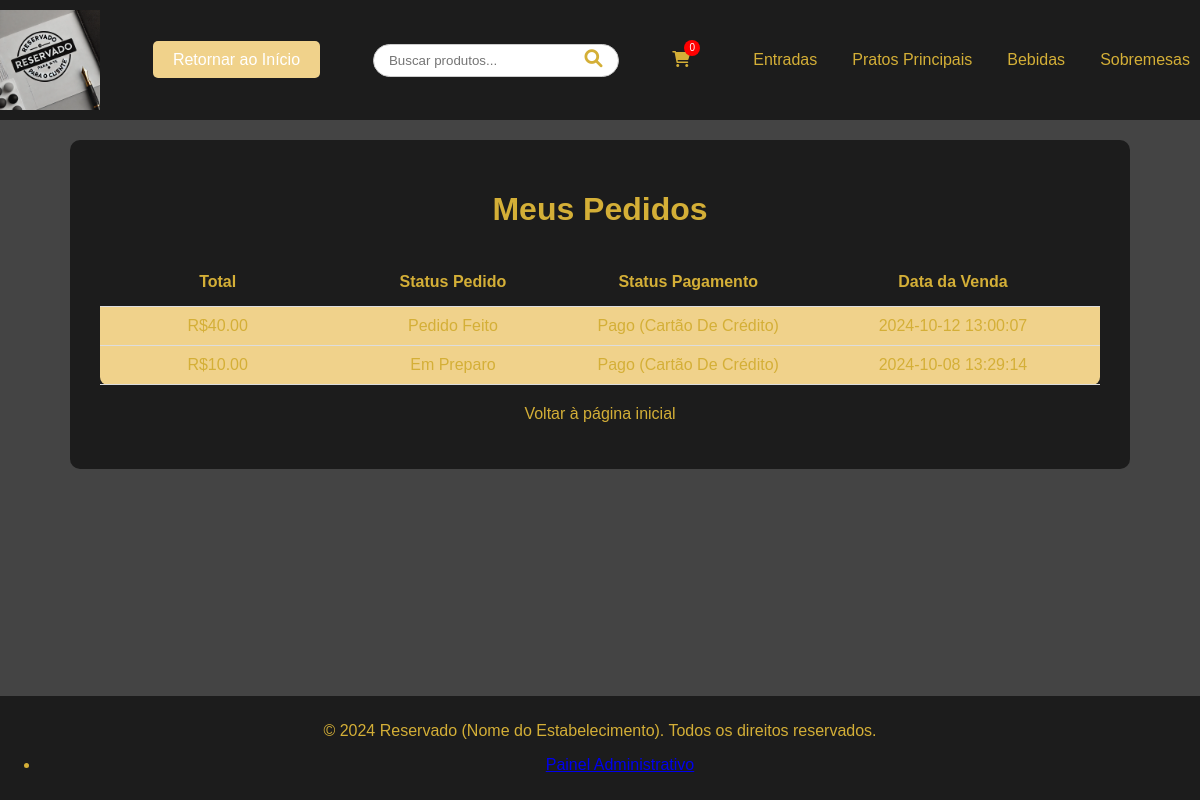
The app's page /meus_pedidos.php (signed in), older data.
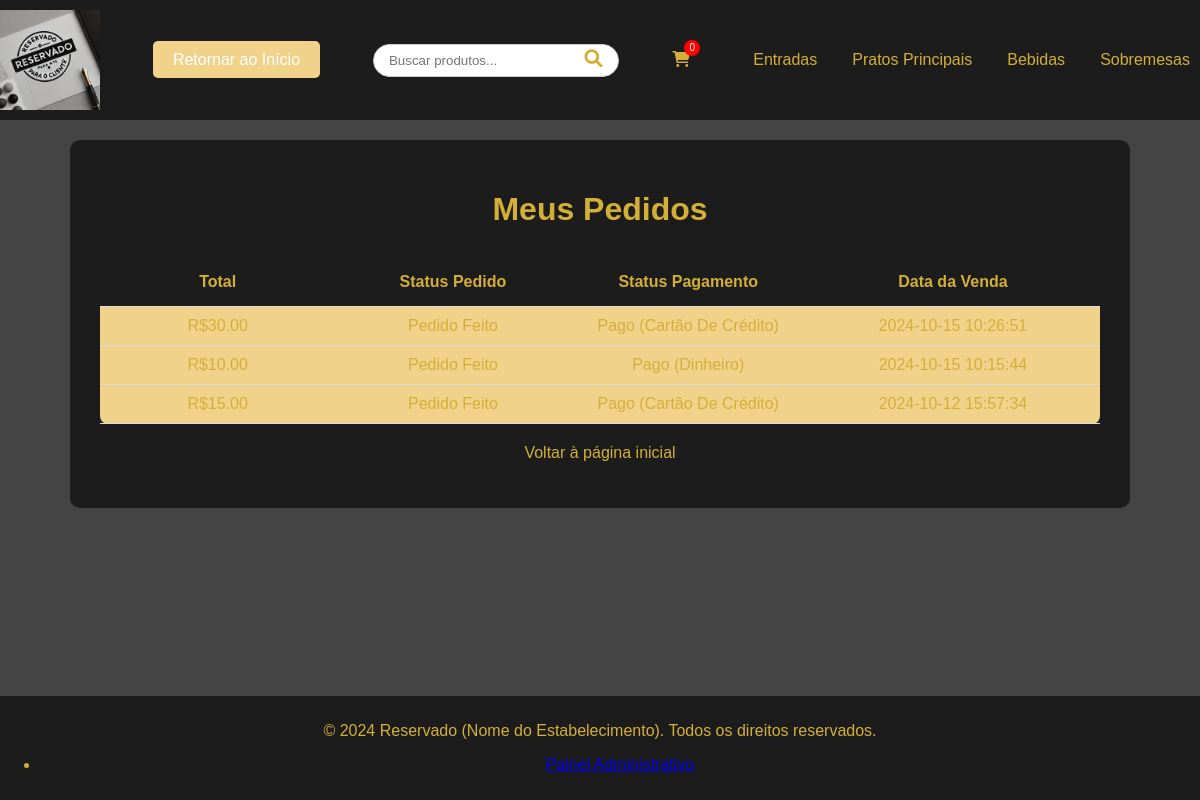
The same page, newer data.
### tables this page shows
CREATE TABLE `vendas` (
  `id` int NOT NULL AUTO_INCREMENT,
  `cliente_id` int DEFAULT NULL,
  `data_venda` timestamp NULL DEFAULT CURRENT_TIMESTAMP,
  `total` decimal(10,2) NOT NULL,
  `status` enum('Pendente','Pago (Cartão De Crédito)','Pago (Pix)','Pago (Dinheiro)') DEFAULT 'Pendente',
  `status_pedido` enum('Pedido Feito','Em Preparo','Saiu para Entrega','Entregue') DEFAULT 'Pedido Feito',
  PRIMARY KEY (`id`),
  KEY `cliente_id` (`cliente_id`)
);

### config.php (called while the page is built, shortened)
<?php
$site_name = "Reservado (Nome do Estabelecimento)";
$sections = [
    "entradas" => [
        "title" => "Entradas",
        "url" => "sections/entradas.php"
    ],
    "principais" => [
        "title" => "Pratos Principais",
        "url" => "sections/principais.php"
    ],
    "bebidas" => [
        "title" => "Bebidas",
        "url" => "sections/bebidas.php"
    ],
    "sobremesas" => [
        "title" => "Sobremesas",
        "url" => "sections/sobremesas.php"
    ],
];

### meus_pedidos.php (the view, shortened to what this page needs)
<?php
include 'header.php';
require_once 'db/conexao.php';
$usuario_id = $_SESSION['user_id'];
$stmt = $pdo->prepare("
    SELECT total, status_pedido, status, data_venda
    FROM vendas
    WHERE cliente_id = ?
    ORDER BY data_venda DESC
");
$stmt->execute([$usuario_id]);
$pedidos = $stmt->fetchAll(PDO::FETCH_ASSOC);
?>
<!DOCTYPE html>
<html lang="pt-BR">
<head>
    <link rel="stylesheet" href="assets/css/style.css">
</head>
<body>
    <div class="container" style="padding: 30px; background-color: #1c1c1c; color: #d4af37; border-radius: 10px; max-width: 1000px; margin: 0 auto;">
        <h1 style="text-align: center; margin-bottom: 30px;">Meus Pedidos</h1>
        <div class="table-container">
            <table>
                <tr>
                    <th style="width: 20%;">Total</th>
                    <th style="width: 20%;">Status Pedido</th>
                    <th style="width: 20%;">Status Pagamento</th>
                    <th style="width: 25%;">Data da Venda</th>
                </tr>
                <?php if (!empty($pedidos)): ?>
                    <?php foreach ($pedidos as $pedido): ?>
                    <tr>
                        <td style="padding: 10px; border-bottom: 1px solid #ddd; text-align: center;">R$<?php echo htmlspecialchars($pedido['total']); ?></td>
                        <td style="padding: 10px; border-bottom: 1px solid #ddd; text-align: center;"><?php echo htmlspecialchars($pedido['status_pedido']); ?></td>
                        <td style="padding: 10px; border-bottom: 1px solid #ddd; text-align: center;"><?php echo htmlspecialchars($pedido['status']); ?></td>
                        <td style="padding: 10px; border-bottom: 1px solid #ddd; text-align: center;"><?php echo htmlspecialchars($pedido['data_venda']); ?></td>
                    </tr>
                    <?php endforeach; ?>
                <?php else: ?>
                    <tr>
                        <td colspan="4" style="padding: 15px; text-align: center;">Você ainda não fez nenhum pedido.</td>
                    </tr>
                <?php endif; ?>
            </table>
        </div>
        <p style="text-align: center; margin-top: 20px;">
            <a href="index.php" style="color: #d4af37; text-decoration: none;">Voltar à página inicial</a>
        </p>
    </div>
</body>
</html>
<?php
include 'footer.php';
?>

### header.php (shortened to what this page needs)
<?php
include 'config.php';
?>
<!DOCTYPE html>
<html lang="pt-BR">
<head>
    <link rel="stylesheet" href="/cardapio-dinamico/assets/css/style.css">
    <link rel="stylesheet" href="https://cdnjs.cloudflare.com/ajax/libs/font-awesome/6.0.0-beta3/css/all.min.css">
</head>
<body>
<header>
    <div class="logo-container">
        <img src="/cardapio-dinamico/path/logo.jpg" alt="Logo do Cliente" class="logo">
    </div>
    <div class="return-button-container">
        <a href="/cardapio-dinamico/index.php" class="return-button">Retornar ao Início</a>
    </div>
    <div class="search-container">
        <form action="/cardapio-dinamico/busca.php" method="GET">
            <input type="text" name="q" placeholder="Buscar produtos..." required>
            <button type="submit">
                <i class="fas fa-search"></i>
            </button>
        </form>
    </div>
    <div class="cart-icon" onclick="window.location.href='/cardapio-dinamico/carrinho.php'">
        <i class="fas fa-shopping-cart"></i>
        <?php if (isset($_SESSION['user_id'])): ?>
            <span id="cart-count" class="cart-count">0</span>
        <?php else: ?>
            <span id="cart-count" class="cart-count hidden"></span>
        <?php endif; ?>
    </div>
    <nav>
        <ul>
            <?php foreach ($sections as $id => $section): ?>
                <li><a href="/cardapio-dinamico/<?php echo $section['url']; ?>"><?php echo $section['title']; ?></a></li>
            <?php endforeach; ?>
        </ul>
    </nav>
</header>
<main>
</body>
</html>

### footer.php (shortened to what this page needs)
<?php include 'config.php'; ?>
<link rel="stylesheet" href="assets/css/style.css">
<footer>
<p>&copy; 2024 <?php echo $site_name; ?>. Todos os direitos reservados.</p>
        <ul>
            <li><a href="/cardapio-dinamico/admin/login.php">Painel Administrativo</a></li>
        </ul>
    </footer>
</body>
</html>

### assets/css/global.css (style rules this page uses)
html, body { height: 100%; margin: 0; }
body { display: flex; flex-direction: column; font-family: Arial, sans-serif; background-color: #444; color: #d4af37; margin: 0; padding: 0; }
main { flex: 1; padding: 20px; }
header, footer { background-color: #1c1c1c; color: #d4af37; padding: 10px 0; text-align: center; }
nav ul { list-style: none; padding: 0; }
nav ul li { display: inline; margin: 0 10px; }
nav ul li a { color: #d4af37; text-decoration: none; }
footer { background-color: #1c1c1c; color: #d4af37; text-align: center; padding: 10px 0; width: 100%; }

### meus_pedidos.php (style rules this page uses)
.table-container { overflow-x: auto; }
table { width: 100%; border-collapse: collapse; background-color: #f0d28b; border-radius: 8px; }
th, td { padding: 15px; text-align: center; border-bottom: 1px solid #ddd; }
th { background-color: #1c1c1c; color: #d4af37; }
img { width: 50px; height: auto; }

Row changes from the older to the newer data that the page shows:
removed vendas: total "40.00", status_pedido "Pedido Feito", status "Pago (Cartão De Crédito)", data_venda "2024-10-12 13:00:07"
removed vendas: total "10.00", status_pedido "Em Preparo", status "Pago (Cartão De Crédito)", data_venda "2024-10-08 13:29:14"
added vendas: total "30.00", status_pedido "Pedido Feito", status "Pago (Cartão De Crédito)", data_venda "2024-10-15 10:26:51"
added vendas: total "10.00", status_pedido "Pedido Feito", status "Pago (Dinheiro)", data_venda "2024-10-15 10:15:44"
added vendas: total "15.00", status_pedido "Pedido Feito", status "Pago (Cartão De Crédito)", data_venda "2024-10-12 15:57:34"
